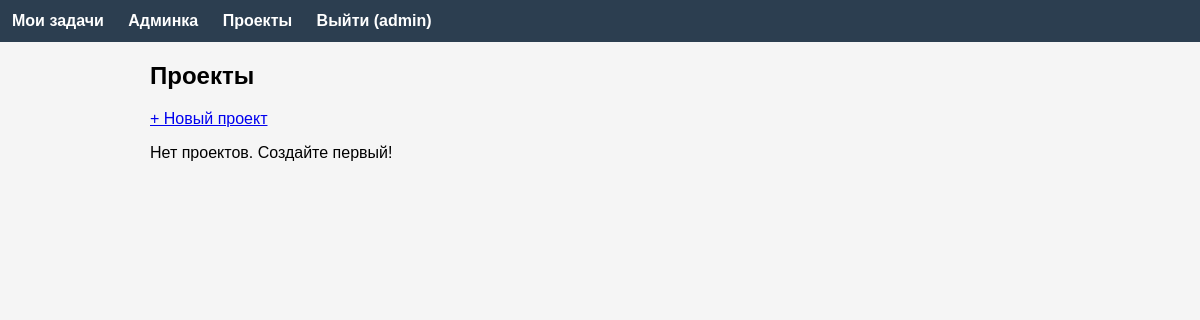
Page /projects (signed in) on the earlier database version.
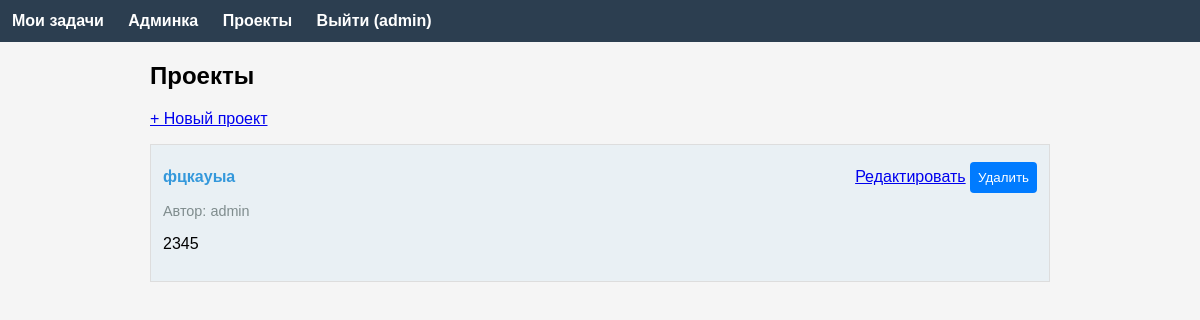
Same page on the later database version.
### app/models.py (models this page shows, shortened)
class Project(db.Model):
    id = db.Column(db.Integer, primary_key=True)
    name = db.Column(db.String(100), nullable=False)
    description = db.Column(db.Text)
    color = db.Column(db.String(7), default='#3498db')
    user_id = db.Column(db.Integer, db.ForeignKey('user.id'), nullable=False)
    tasks = db.relationship('Task', back_populates='project', lazy='dynamic')
    author = db.relationship('User', back_populates='authored_projects')

class User(UserMixin, db.Model):
    id = db.Column(db.Integer, primary_key=True)
    username = db.Column(db.String(64), index=True, unique=True, nullable=False)
    password_hash = db.Column(db.String(128), nullable=False)
    access_level = db.Column(db.Integer, default=1, nullable=False)
    authored_tasks = db.relationship('Task', back_populates='author', lazy='dynamic')
    assigned_tasks = db.relationship('Task', secondary=task_assignees, back_populates='assignees')
    comments = db.relationship('Comment', back_populates='author', lazy='dynamic')
    authored_projects = db.relationship('Project', back_populates='author', lazy='dynamic')
    def is_admin(self):
        return self.access_level == 0

### app/main/routes.py (the view)
@main.route('/projects')
@login_required
def projects():
    projects = Project.query.all()
    return render_template('projects.html', projects=projects)

### app/__init__.py (called while the page is built)
def create_app():
    app = Flask(__name__)
    app.config['SECRET_KEY'] = os.environ.get('SECRET_KEY', 'dev-secret-key')
    app.config['SQLALCHEMY_DATABASE_URI'] = 'sqlite:///task_manager.db'
    app.config['SQLALCHEMY_TRACK_MODIFICATIONS'] = False
    db.init_app(app)
    login_manager.init_app(app)
    login_manager.login_view = 'auth.login'
    from .models import User
    @login_manager.user_loader
    def load_user(user_id):
        return User.query.get(int(user_id))
    from .auth import auth as auth_blueprint
    app.register_blueprint(auth_blueprint)
    from .main import main as main_blueprint
    app.register_blueprint(main_blueprint)
    from .api import api as api_blueprint
    app.register_blueprint(api_blueprint, url_prefix='/api')
    return app

### app/templates/projects.html (shortened to what this page needs)
{% extends "base.html" %}
{% block content %}
<h2>Проекты</h2>
<a href="#" onclick="document.getElementById('new-project-form').classList.remove('hidden'); return false;">+ Новый проект</a>
{% if projects %}
<ul style="list-style:none; padding:0;">
{% for p in projects %}
    <li style="border:1px solid #ddd; margin:10px 0; padding:12px; background:{{ p.color }}10;">
        <div style="display:flex; justify-content:space-between; align-items:center;">
            <strong style="color:{{ p.color }};">
                <a href="{{ url_for('main.view_project', id=p.id) }}" style="color:{{ p.color }}; text-decoration:none;">{{ p.name }}</a>
            </strong>
            <span>
                <a href="#" onclick="document.getElementById('edit-project-{{ p.id }}').classList.remove('hidden'); return false;">Редактировать</a>
                <form method="post" action="{{ url_for('main.delete_project', id=p.id) }}" style="display:inline;">
                    <button type="submit" onclick="return confirm('Удалить проект?')">Удалить</button>
                </form>
            </span>
        </div>
        <div style="font-size:0.9em; color:#7f8c8d; margin-top:5px;">
            Автор: {{ p.author.username }}
        </div>
        {% if p.description %}
            <p>{{ p.description }}</p>
        {% endif %}
    </li>
{% endfor %}
</ul>
{% else %}
<p>Нет проектов. Создайте первый!</p>
{% endif %}
{% endblock %}

Differences in the rows shown:
added Project: name "фцкауыа", author.username "admin", description "2345"
Other differences:
text no longer shown: "Нет проектов. Создайте первый!"
